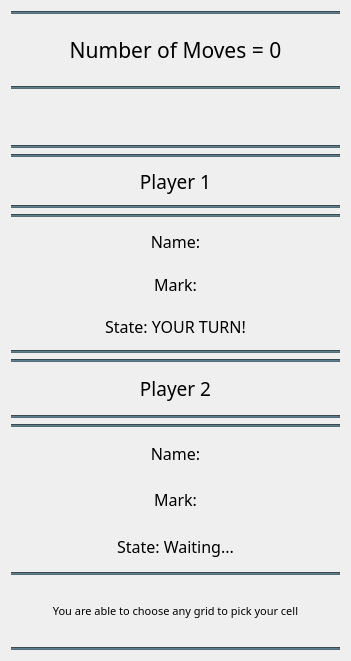
   <widget class="QWidget" name="layoutWidget">
    <property name="geometry">
     <rect>
      <x>820</x>
      <y>140</y>
      <width>351</width>
      <height>661</height>
     </rect>
    </property>
    <layout class="QVBoxLayout" name="verticalLayout_9">
     <item>
      <layout class="QVBoxLayout" name="verticalLayout_7">
       <property name="bottomMargin">
        <number>50</number>
       </property>
       <item>
        <widget class="Line" name="line_15">
         <property name="styleSheet">
          <string notr="true">background-color: #546E7A;</string>
         </property>
         <property name="orientation">
          <enum>Qt::Orientation::Horizontal</enum>
         </property>
        </widget>
       </item>
       <item>
        <widget class="QLabel" name="noOfMoves_Label">
         <property name="maximumSize">
          <size>
           <width>16777215</width>
           <height>60</height>
          </size>
         </property>
         <property name="font">
          <font>
           <family>outrun future</family>
           <pointsize>16</pointsize>
           <bold>false</bold>
          </font>
         </property>
         <property name="text">
          <string>Number of Moves = 0</string>
         </property>
         <property name="alignment">
          <set>Qt::AlignmentFlag::AlignCenter</set>
         </property>
        </widget>
       </item>
       <item>
        <widget class="Line" name="line_13">
         <property name="styleSheet">
          <string notr="true">background-color: #546E7A;</string>
         </property>
         <property name="orientation">
          <enum>Qt::Orientation::Horizontal</enum>
         </property>
        </widget>
       </item>
      </layout>
     </item>
     <item>
      <layout class="QVBoxLayout" name="verticalLayout_6">
       <item>
        <layout class="QVBoxLayout" name="verticalLayout_4">
         <item>
          <widget class="Line" name="line_21">
           <property name="styleSheet">
            <string notr="true">background-color: #546E7A;</string>
           </property>
           <property name="orientation">
            <enum>Qt::Orientation::Horizontal</enum>
           </property>
          </widget>
         </item>
         <item>
          <widget class="Line" name="line_22">
           <property name="styleSheet">
            <string notr="true">background-color: #546E7A;</string>
           </property>
           <property name="orientation">
            <enum>Qt::Orientation::Horizontal</enum>
           </property>
          </widget>
         </item>
         <item>
          <widget class="QLabel" name="player1_Label">
           <property name="font">
            <font>
             <family>outrun future</family>
             <pointsize>14</pointsize>
            </font>
           </property>
           <property name="text">
            <string>Player 1</string>
           </property>
           <property name="alignment">
            <set>Qt::AlignmentFlag::AlignCenter</set>
           </property>
          </widget>
         </item>
         <item>
          <widget class="Line" name="line_20">
           <property name="styleSheet">
            <string notr="true">background-color: #546E7A;</string>
           </property>
           <property name="orientation">
            <enum>Qt::Orientation::Horizontal</enum>
           </property>
          </widget>
         </item>
         <item>
          <widget class="Line" name="line_10">
           <property name="styleSheet">
            <string notr="true">background-color: #546E7A;</string>
           </property>
           <property name="orientation">
            <enum>Qt::Orientation::Horizontal</enum>
           </property>
          </widget>
         </item>
         <item>
          <widget class="QLabel" name="name1_Label">
           <property name="font">
            <font>
             <family>outrun future</family>
             <pointsize>12</pointsize>
            </font>
           </property>
           <property name="text">
            <string>Name:</string>
           </property>
           <property name="alignment">
            <set>Qt::AlignmentFlag::AlignCenter</set>
           </property>
          </widget>
         </item>
         <item>
          <widget class="QLabel" name="mark1_Label">
           <property name="font">
            <font>
             <family>outrun future</family>
             <pointsize>12</pointsize>
            </font>
           </property>
           <property name="text">
            <string>Mark:</string>
           </property>
           <property name="alignment">
            <set>Qt::AlignmentFlag::AlignCenter</set>
           </property>
          </widget>
         </item>
         <item>
          <widget class="QLabel" name="state1_Label">
           <property name="font">
            <font>
             <family>outrun future</family>
             <pointsize>12</pointsize>
            </font>
           </property>
           <property name="text">
            <string>State: YOUR TURN!</string>
           </property>
           <property name="alignment">
            <set>Qt::AlignmentFlag::AlignCenter</set>
           </property>
          </widget>
         </item>
         <item>
          <widget class="Line" name="line_14">
           <property name="styleSheet">
            <string notr="true">background-color: #546E7A;</string>
           </property>
           <property name="orientation">
            <enum>Qt::Orientation::Horizontal</enum>
           </property>
          </widget>
         </item>
        </layout>
       </item>
       <item>
        <layout class="QVBoxLayout" name="verticalLayout_5">
         <item>
          <widget class="Line" name="line_12">
           <property name="styleSheet">
            <string notr="true">background-color: #546E7A;</string>
           </property>
           <property name="orientation">
            <enum>Qt::Orientation::Horizontal</enum>
           </property>
          </widget>
         </item>
         <item>
          <widget class="QLabel" name="player2_Label">
           <property name="font">
            <font>
             <family>outrun future</family>
             <pointsize>14</pointsize>
            </font>
           </property>
           <property name="text">
            <string>Player 2</string>
           </property>
           <property name="alignment">
            <set>Qt::AlignmentFlag::AlignCenter</set>
           </property>
          </widget>
         </item>
         <item>
          <widget class="Line" name="line_19">
           <property name="styleSheet">
            <string notr="true">background-color: #546E7A;</string>
           </property>
           <property name="orientation">
            <enum>Qt::Orientation::Horizontal</enum>
           </property>
          </widget>
         </item>
         <item>
          <widget class="Line" name="line_11">
           <property name="styleSheet">
            <string notr="true">background-color: #546E7A;</string>
           </property>
           <property name="orientation">
            <enum>Qt::Orientation::Horizontal</enum>
           </property>
          </widget>
         </item>
         <item>
          <widget class="QLabel" name="name2_Label">
           <property name="font">
            <font>
             <family>outrun future</family>
             <pointsize>12</pointsize>
            </font>
           </property>
           <property name="text">
            <string>Name:</string>
           </property>
           <property name="alignment">
            <set>Qt::AlignmentFlag::AlignCenter</set>
           </property>
          </widget>
         </item>
         <item>
          <widget class="QLabel" name="mark2_Label">
           <property name="font">
            <font>
             <family>outrun future</family>
             <pointsize>12</pointsize>
            </font>
           </property>
           <property name="text">
            <string>Mark:</string>
           </property>
           <property name="alignment">
            <set>Qt::AlignmentFlag::AlignCenter</set>
           </property>
          </widget>
         </item>
         <item>
          <widget class="QLabel" name="state2_Label">
           <property name="font">
            <font>
             <family>outrun future</family>
             <pointsize>12</pointsize>
            </font>
           </property>
           <property name="text">
            <string>State: Waiting...</string>
           </property>
           <property name="alignment">
            <set>Qt::AlignmentFlag::AlignCenter</set>
           </property>
          </widget>
         </item>
        </layout>
       </item>
      </layout>
     </item>
     <item>
      <layout class="QVBoxLayout" name="verticalLayout_8">
       <item>
        <widget class="Line" name="line_16">
         <property name="styleSheet">
          <string notr="true">background-color: #546E7A;</string>
         </property>
         <property name="orientation">
          <enum>Qt::Orientation::Horizontal</enum>
         </property>
        </widget>
       </item>
       <item>
        <widget class="QLabel" name="msgLabel">
         <property name="maximumSize">
          <size>
           <width>16777215</width>
           <height>60</height>
          </size>
         </property>
         <property name="font">
          <font>
           <family>outrun future</family>
           <pointsize>8</pointsize>
          </font>
         </property>
         <property name="text">
          <string>You are able to choose any grid to pick your cell</string>
         </property>
         <property name="alignment">
          <set>Qt::AlignmentFlag::AlignCenter</set>
         </property>
        </widget>
       </item>
       <item>
        <widget class="Line" name="line_17">
         <property name="styleSheet">
          <string notr="true">background-color: #546E7A;</string>
         </property>
         <property name="orientation">
          <enum>Qt::Orientation::Horizontal</enum>
         </property>
        </widget>
       </item>
      </layout>
     </item>
    </layout>
   </widget>
